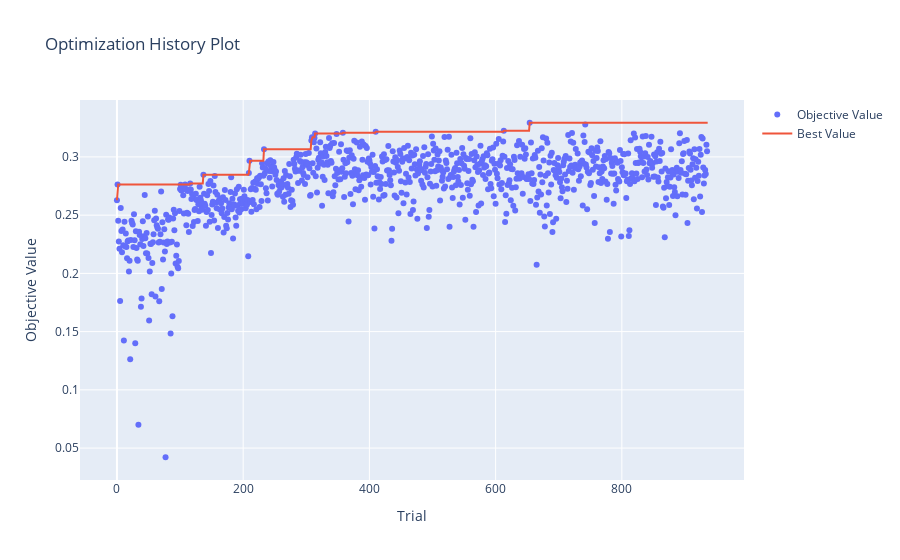

The cell this chart's notebook holds for it:
### Code cell
plot_optimization_history(study)

### Figure 1 — Plotly figure (JSON) as saved in the notebook; plotly's stock layout.template omitted (floating-point values rounded to 4 significant figures; data arrays with more than 128 entries replaced by an {"elided": "..."} marker saying what was removed)
{"data": [{"mode": "markers", "name": "Objective Value", "type": "scatter", "x": {"elided": "936 int values"}, "y": {"elided": "936 float values"}}, {"mode": "lines", "name": "Best Value", "type": "scatter", "x": {"elided": "937 int values"}, "y": {"elided": "937 float values"}}, {"marker": {"color": "#cccccc"}, "mode": "markers", "name": "Infeasible Trial", "showlegend": false, "type": "scatter", "x": [], "y": []}], "layout": {"title": {"text": "Optimization History Plot"}, "xaxis": {"title": {"text": "Trial"}}, "yaxis": {"title": {"text": "Objective Value"}}}}
